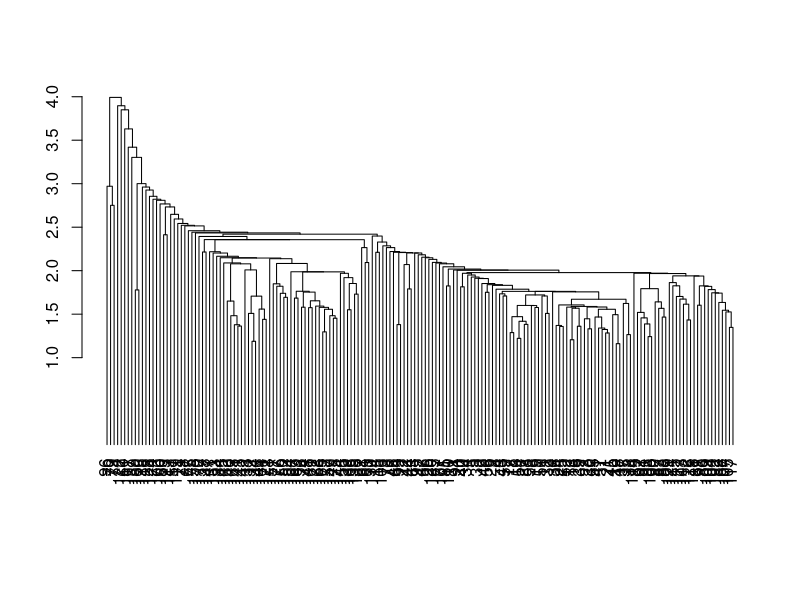
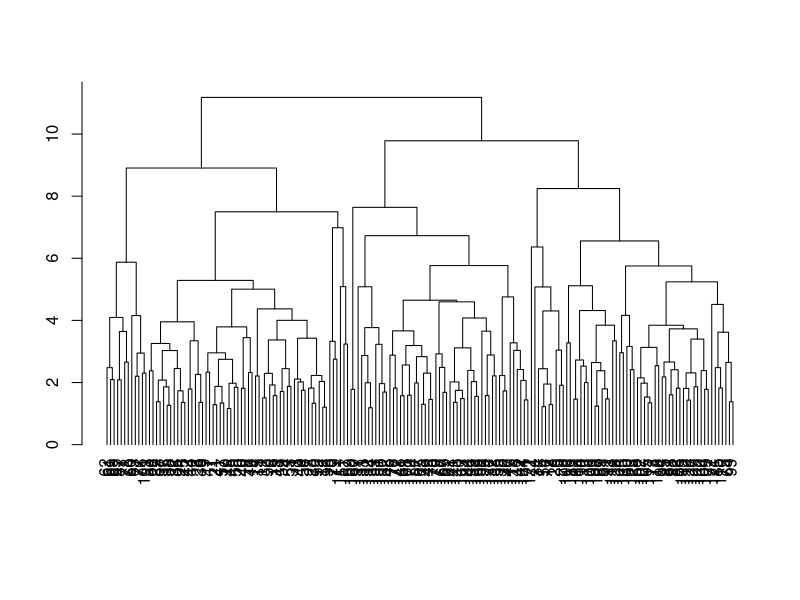
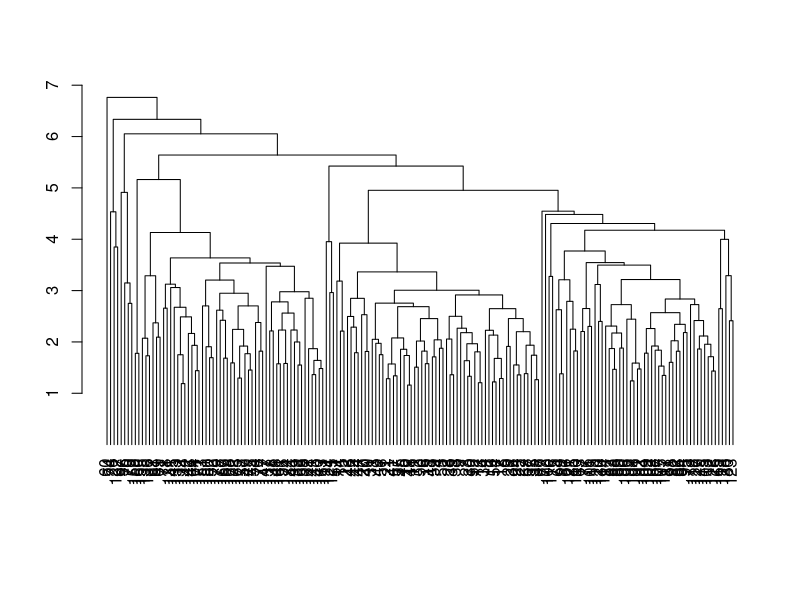
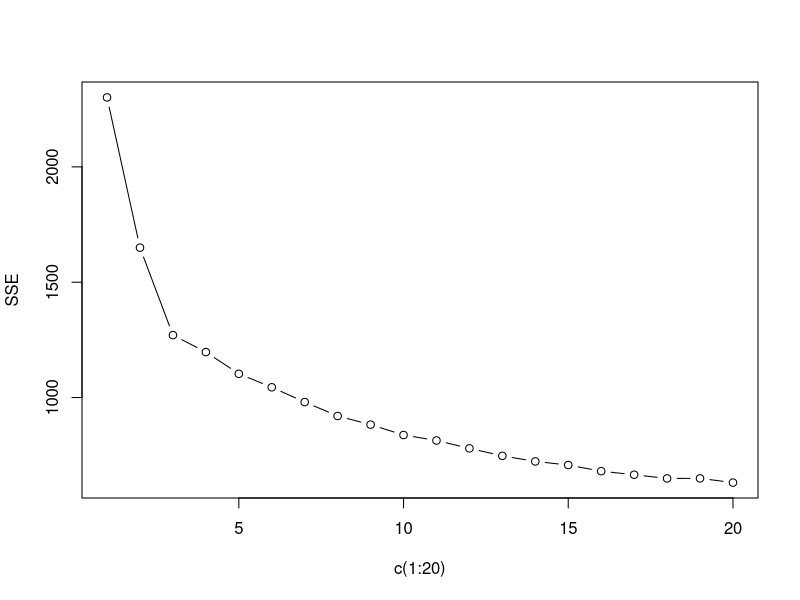
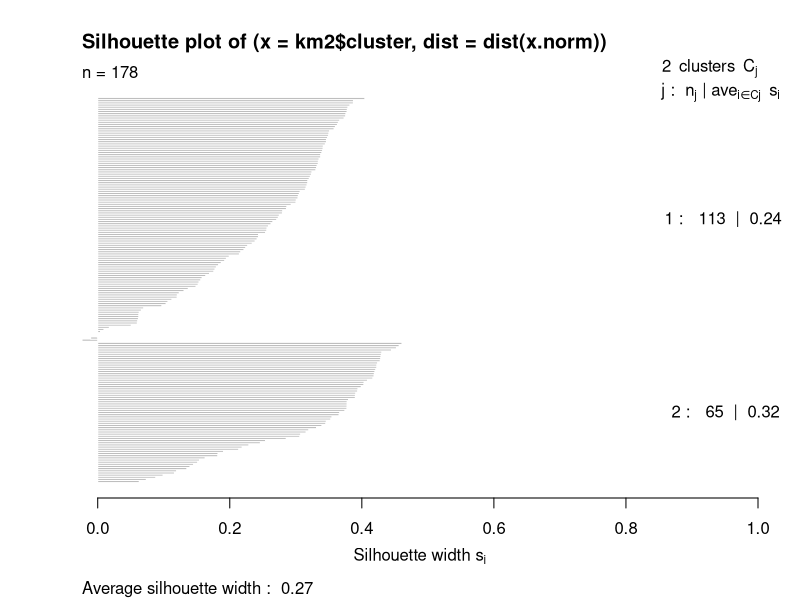
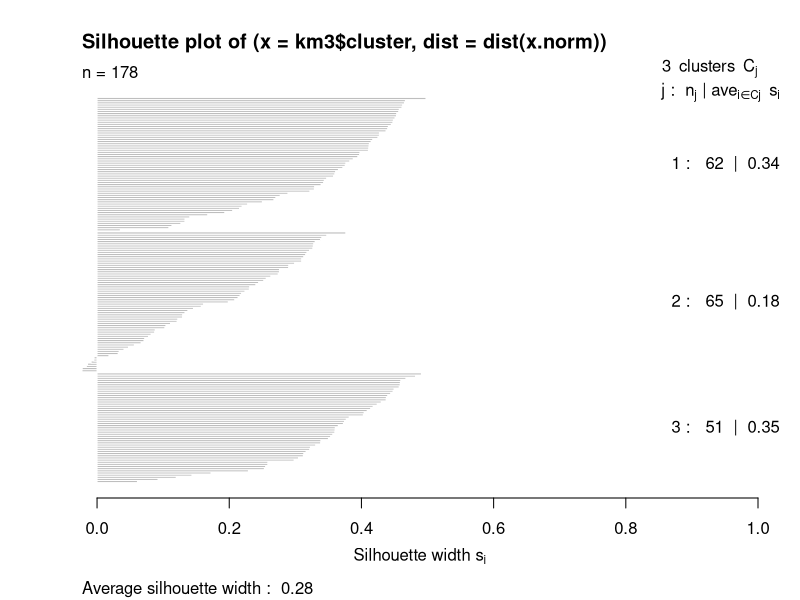
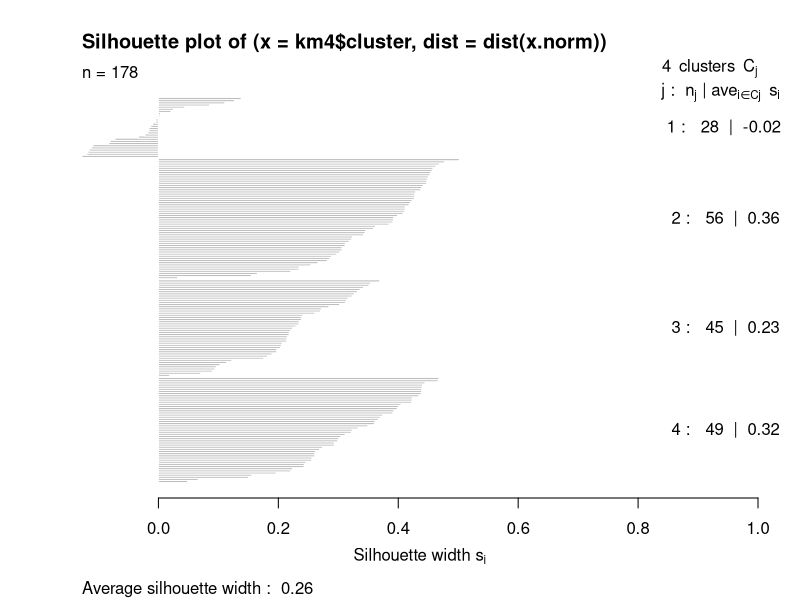
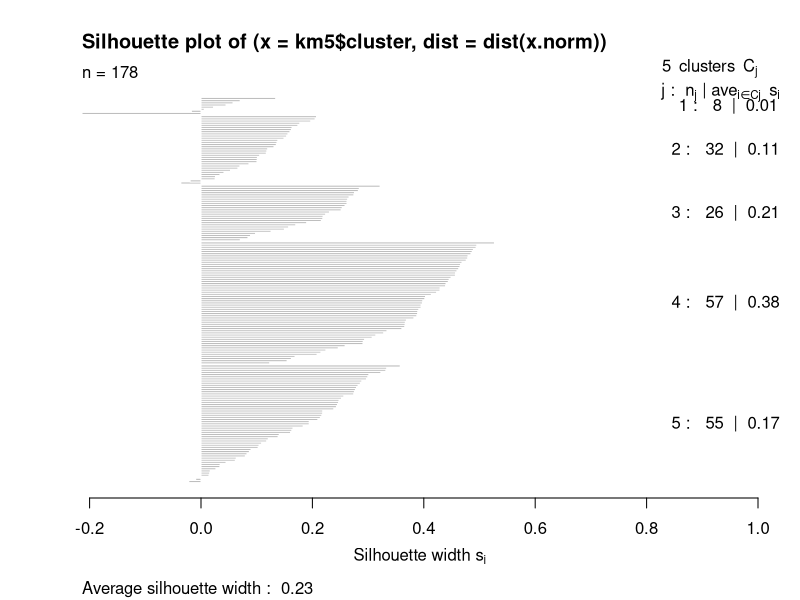

Write the R code that produced these figures, in order.
setwd("C:/Users/sy/Documents/bda")
data <- read.table("wine.csv", header=T, sep=",")

## 1
str(data)
head(data)
y <- data[,1]
x <- data[,-1]

## 2
x.norm <- data.frame(sapply(x, scale))
head(x.norm)

## 3
d.norm <- dist(x.norm, method="euclidean")
hc1_single <- hclust(d.norm, method="single")
plot(hc1_single, hang=-1, ann=FALSE)

hc2_complete <- hclust(d.norm, method="complete")
plot(hc2_complete, hang=-1, ann=FALSE)

hc3_average <- hclust(d.norm, method="average")
plot(hc3_average, hang=-1, ann=FALSE)

## 4
# 1) SSE
SSE <- c()

for (i in 1:20){
  set.seed(1)
  kmeans_cluster <- kmeans(x.norm, i)
  SSE[i] <- kmeans_cluster$tot.withinss
}

plot(c(1:20), SSE, type="b")
# k=3 

# 2) Silhouette
library("cluster")

km2 <- kmeans(x.norm, 2)
sil2 <- silhouette(km2$cluster, dist(x.norm))
plot(sil2)

km3 <- kmeans(x.norm, 3)
sil3 <- silhouette(km3$cluster, dist(x.norm))
plot(sil3)

km4 <- kmeans(x.norm, 4)
sil4 <- silhouette(km4$cluster, dist(x.norm))
plot(sil4)

km5 <- kmeans(x.norm, 5)
sil5 <- silhouette(km5$cluster, dist(x.norm))
plot(sil5)

# k=3

## 5
set.seed(1122334455)
km <- kmeans(x.norm, 3)
comp <- data.frame(km$cluster, y)
comp

## 6
y.i <- NULL
y.i[y=="A"] <- 2
y.i[y=="B"] <- 1
y.i[y=="C"] <- 3

library(forecast)
accuracy(km$cluster, y.i)
